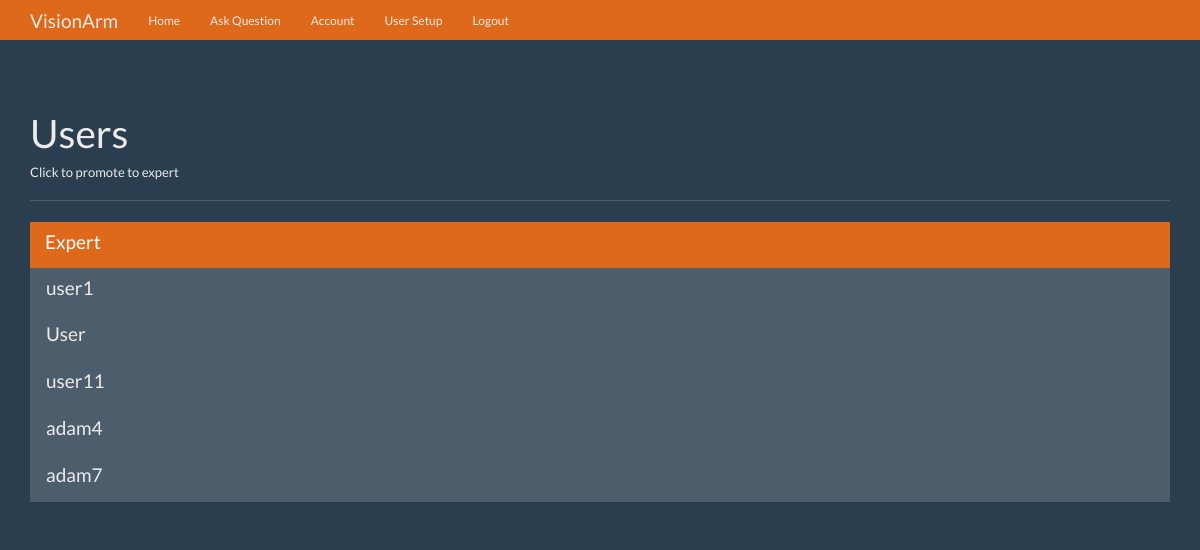
Page /users (signed in) on the earlier database version.
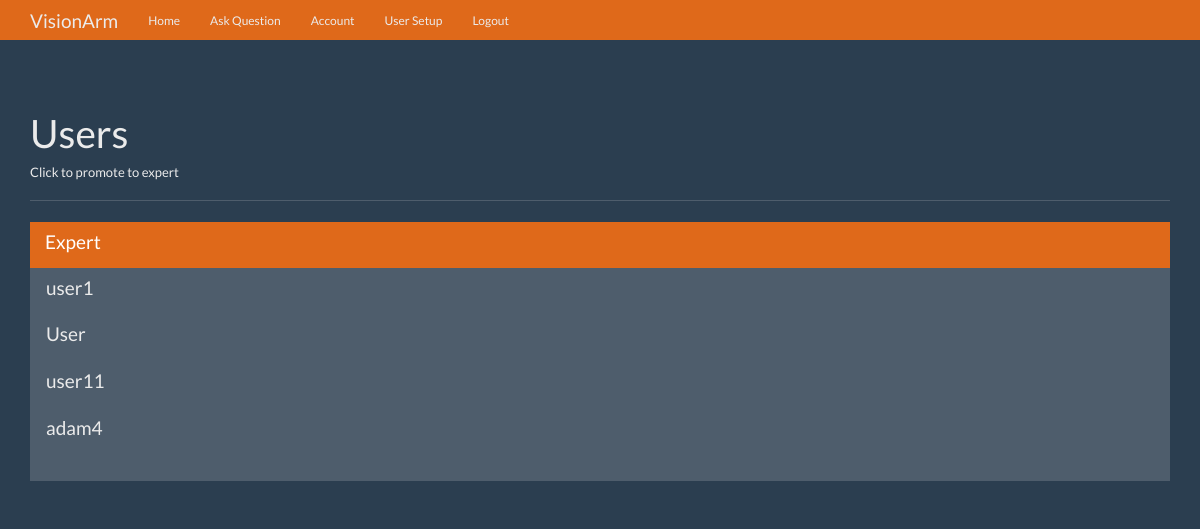
Same page on the later database version.
### visionarm/models.py (models this page shows, shortened)
class User(db.Model, UserMixin):
    id = db.Column(db.Integer, primary_key=True)
    login = db.Column(db.String(50), nullable=False)
    password = db.Column(db.String(100), nullable=False)
    name = db.Column(db.String(50), nullable=False)
    surname = db.Column(db.String(50), nullable=False)
    expert = db.Column(db.Boolean)
    admin = db.Column(db.Boolean)
    questions_asked = db.relationship(
        'Question',
        foreign_keys='Question.asked_by_id',
        backref='asker',
        lazy=True
    )
    answers_requested = db.relationship(
        'Question',
        foreign_keys='Question.expert_id',
        backref='expert',
        lazy=True
    )
    @property
    def unhashed_password(self):
        raise AttributeError('Cannot view unhashed password!')

### visionarm/routes/main.py (the view)
@main.route('/users')
@login_required
def users():
    if not current_user.admin:
        return redirect(url_for('main.index'))
    users = User.query.filter_by(admin=False).all()
    context = {
        'users': users
    }
    return render_template('users.html', **context)

### visionarm/__init__.py (called while the page is built)
def create_app(config_file='settings.py'):
    app = Flask(__name__)
    app.config.from_pyfile(config_file)
    db.init_app(app)
    login_manager.init_app(app)
    login_manager.login_view = 'auth.login'
    @login_manager.user_loader
    def load_user(user_id):
        return User.query.get(user_id)
    app.register_blueprint(main)
    app.register_blueprint(auth)
    app.cli.add_command(create_tables)
    return app

### visionarm/templates/users.html (shortened to what this page needs)
{% extends 'base.html' %}
{% block content %}
<div class="page-header">
        <h1>Users</h1>
        <h6>Click to promote to expert</h6>
      </div>
      <div class="row">
        <div class="col-lg-12">
          <div class="list-group">
            {% for user in users %}
              <a href="{{ url_for('main.promote', user_id=user.id) }}" class="list-group-item {% if user.expert %}active{% endif %}">
                <h4 class="list-group-item-heading">{{ user.name }}</h4>
              </a>
            {% endfor %}
          </div>
        </div>
      </div>
{% endblock %}

### visionarm/templates/base.html (shortened to what this page needs)
<!DOCTYPE html>
<html lang="en">
  <head>
    <link href="{{ url_for('static', filename='bootstrap.min.css') }}" rel="stylesheet">
    <link href="{{ url_for('static', filename='theme.css') }}" rel="stylesheet">
  </head>
  <body>
    <nav class="navbar navbar-inverse navbar-fixed-top">
      <div class="container">
        <div class="navbar-header">
          <a class="navbar-brand" href="#">VisionArm</a>
        </div>
        <div id="navbar" class="navbar-collapse collapse">
          <ul class="nav navbar-nav">
            <li><a href="{{ url_for('main.index') }}">Home</a></li>
            {% if current_user.is_authenticated %}
            <li><a href="{{ url_for('main.ask') }}">Ask Question</a></li>
            <li><a href="{{ url_for('main.edit') }}">Account</a></li>
            {% endif %}
            {% if current_user.is_authenticated and current_user.admin %}
            <li><a href="{{ url_for('main.users') }}">User Setup</a></li>
            {% endif %}
            {% if current_user.is_authenticated %}
            <li><a href="{{ url_for('auth.logout') }}">Logout</a></li>
            {% endif %}
          </ul>
        </div>
      </div>
    </nav>
    <div class="container theme-showcase" role="main">
      {% block content %}{% endblock %}
    </div>
  </body>
</html>

### visionarm/static/theme.css (style rules this page uses)
body { padding-top: 70px; padding-bottom: 30px; }

Differences in the rows shown:
changed User (number 6 of 6 on the later page): name "adam7" → (not shown)
